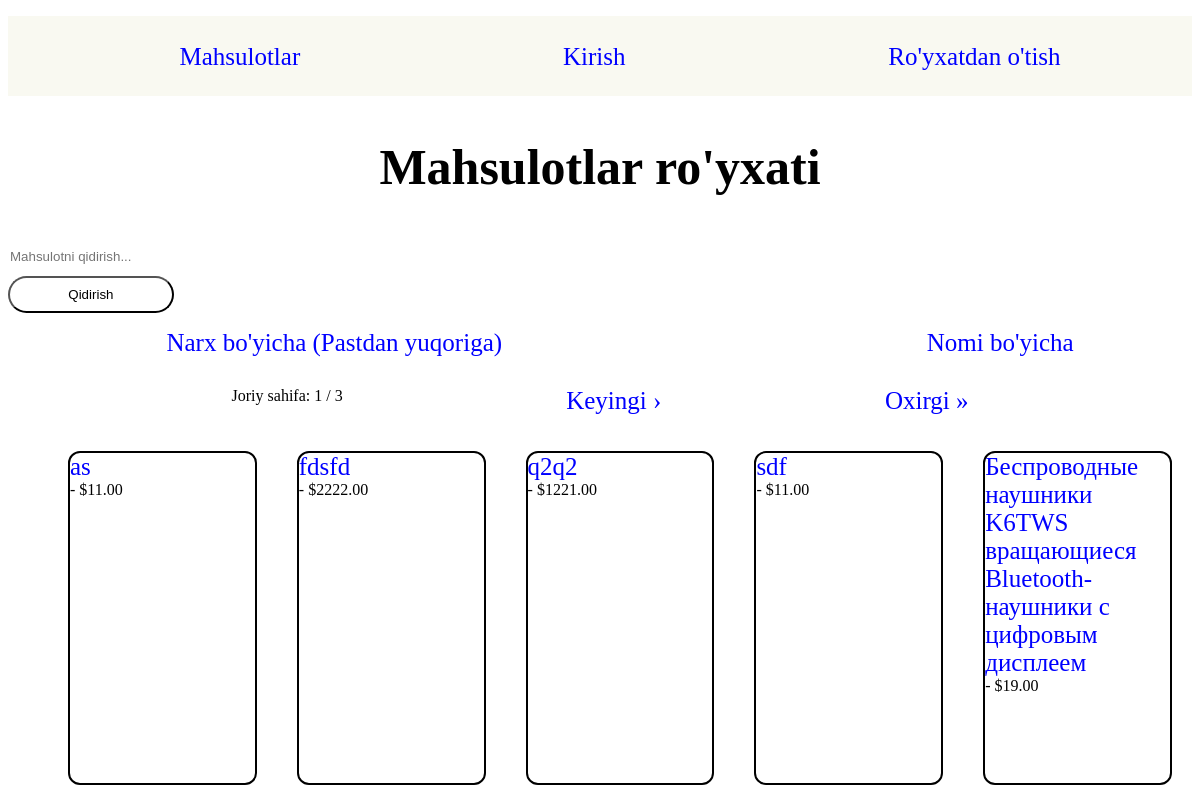
Screenshot of /products/ with the database file from the repository.
### main/models.py (models this page shows, shortened)
class Product(models.Model):
    name = models.CharField(max_length=200)
    description = models.TextField()
    price = models.DecimalField(max_digits=10, decimal_places=2)
    photo = models.ImageField(upload_to='product_photos/', blank=True, null=True)

### main/views.py (the view)
# urls.py: path('products/', views.product_list, name='product_list'),
def product_list(request):
    query = request.GET.get('q', '')
    sort_by = request.GET.get('sort_by', 'name')
    if query:
        products = Product.objects.filter(name__icontains=query)
    else:
        products = Product.objects.all()
    if sort_by == 'price_asc':
        products = products.order_by('price')
    elif sort_by == 'name':
        products = products.order_by('name')
    paginator = Paginator(products, 5)  # Har bir sahifada 5 mahsulot
    page_number = request.GET.get('page')
    page_obj = paginator.get_page(page_number)
    return render(request, 'main/product_list.html', {
        'products': page_obj,  # Mahsulotlar sahifaga bo'linadi
        'query': query,
        'paginator': paginator,
        'page_obj': page_obj,
    })

### main/templates/main/product_list.html (shortened to what this page needs)
{% extends 'main/base.html' %}
{% block content %}
<h2 class="h2">Mahsulotlar ro'yxati</h2>
<form method="get" action="">
    <input class="inputt" type="text" name="q" placeholder="Mahsulotni qidirish..." value="{{ query|default:'' }}">
    <button class="button" type="submit">Qidirish</button>
</form>
    <div class="sort">
    <ul class="sortli">
        <li>
            <a href="?sort_by=price_asc{% if query %}&q={{ query }}{% endif %}">Narx bo'yicha (Pastdan yuqoriga)</a>
        </li>
        <li>
            <a href="?sort_by=name{% if query %}&q={{ query }}{% endif %}">Nomi bo'yicha</a>
        </li>
    </ul>
    </div>
<div class="pagination">
    <span>Joriy sahifa: {{ page_obj.number }} / {{ page_obj.paginator.num_pages }}</span>
    {% if page_obj.has_next %}
        <a href="?page={{ page_obj.next_page_number }}{% if query %}&q={{ query }}{% endif %}{% if sort_by %}&sort_by={{ sort_by }}{% endif %}">Keyingi &rsaquo;</a>
        <a href="?page={{ page_obj.paginator.num_pages }}{% if query %}&q={{ query }}{% endif %}{% if sort_by %}&sort_by={{ sort_by }}{% endif %}">Oxirgi &raquo;</a>
    {% endif %}
</div>
<ul class="lip">
    {% for product in products %}
        <li class="ulp">
            <a class="ap" href="{% url 'product_detail' product.id %}">{{ product.name }}</a> - ${{ product.price }}
        </li>
    {% empty %}
        <li>Mahsulotlar topilmadi.</li>
    {% endfor %}
</ul>
{% endblock %}

### main/static/main/style.css (style rules this page uses)
a { font-size: 25px; color: blue; text-decoration: none; transition: background-color 0.5s ease; }
.h2 { display: flex; justify-content: center; font-size: 50px; }
.inputt { width: 85%; height: 37px; border-radius: 50px; border: 2px; }
.button { width: 14%; height:36.7px; border-radius:50px; margin-right: 0.5%; background-color:white; }
.sort { width:80%; height: 58px; margin:auto; }
.sortli { display:flex; justify-content:space-between; }
.pagination { display:flex; justify-content:space-evenly; }
.ulp { border:2px solid black; border-radius: 12px; width:200px; height:330px; margin: 20px 20px 20px 20px; list-style: none; align-items: end; }
.lip { display:flex; display-wrap:wrap; justify-content:center; }
.ap { display:flex; align-items: end; }
li { list-style: none; }

### rows the page displays
Product: name "as", price "11.00"
Product: name "fdsfd", price "2222.00"
Product: name "q2q2", price "1221.00"
Product: name "sdf", price "11.00"
Product: name "Беспроводные наушники K6TWS вращающиеся Bluetooth-наушники с цифровым дисплеем", price "19.00"

### other values shown
{{ page_obj.number }} "1"
{{ page_obj.paginator.num_pages }} "3"
